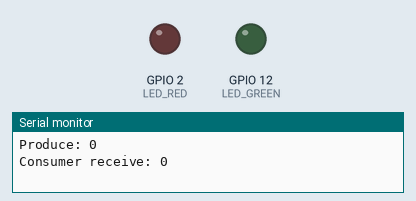
Bench run of a program on a simulated ESP32. Parts: output pins drawn as LEDs (lit = HIGH), the last lines printed to the serial monitor.

Above: at 0.3 s.
At 6.35 s:
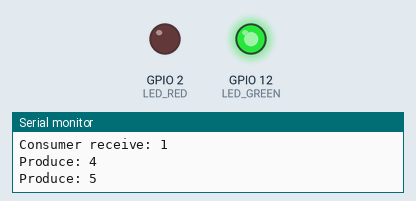
At 38.4 s:
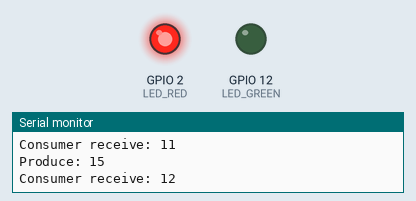
Timing chart, 0 to 39.9 s (numbered marks = the images above):
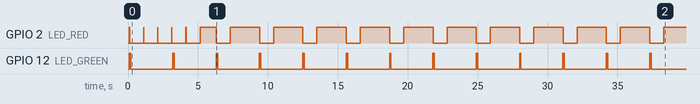

The program:

main.cpp
```cpp
#include <Arduino.h>
#include "device.h"

void taskTrigger(void* arg);
void taskProcess(void* arg);
QueueHandle_t queue;

void setup() {
  Serial.begin(115200);
  delay(100);
  pinMode(LED_BUILTIN, OUTPUT);
  pinMode(LED_RED, OUTPUT);
  pinMode(LED_GREEN, OUTPUT);

  queue = xQueueCreate(3, sizeof(int));
  xTaskCreatePinnedToCore(taskTrigger, "taskProducer", configMINIMAL_STACK_SIZE+1024, NULL, 2, NULL, 0);
  xTaskCreatePinnedToCore(taskProcess, "taskConsumer", configMINIMAL_STACK_SIZE+1024, NULL, 1, NULL, 1);
}

void loop() {
  vTaskDelay(0);
}

void taskTrigger(void* arg)
{
    int nValue = 0;
    while (1)
    {
        digitalWrite(LED_RED, LED_ON);
        xQueueSend(queue, &nValue, portMAX_DELAY);
        printf("Produce: %d\n", nValue);
        fflush(stdout);
        nValue++;
        vTaskDelay(10/portTICK_RATE_MS);
        digitalWrite(LED_RED, LED_OFF);
        vTaskDelay(1000/portTICK_RATE_MS);
    }
}

void taskProcess(void* arg)
{
    while (1)
    {
        int nValue;
        xQueueReceive(queue, &nValue, portMAX_DELAY);
        digitalWrite(LED_GREEN, LED_ON);
        vTaskDelay(100/portTICK_RATE_MS);
        printf("Consumer receive: %d\n", nValue);
        fflush(stdout);
        digitalWrite(LED_GREEN, LED_OFF);
        vTaskDelay(3000/portTICK_RATE_MS);
    }
}
```

device.h
```cpp
#if defined(ESP8266)
  #define PIN_SW     D5
  #define PIN_SCL    D1
  #define PIN_SDA    D2
  #define PIN_DHT    D3
  #define PIN_SW     D5
  #define LED_GREEN  D6
  #define LED_YELLOW D7
  #define LED_RED    D8
#elif defined(ESP32)
  #if !defined(LED_BUILTIN) // ESP32Cam
    #define LED_BUILTIN 33
  #endif
  #define LED_FLASH   4
  #define LED_RED     2
  // #define LED_YELLOW 12
  #define LED_GREEN  12
  #define PIN_SW      0
  #define PIN_DHT    13 // pin 2, 12: program failed, 16: dht read error
  #define PIN_SDA    14
  #define PIN_SCL    15
#endif

#define LED_BUILTIN_ON  0
#define LED_BUILTIN_OFF 1

#define LED_ON  1
#define LED_OFF 0
```

Measured:
- by itself, GPIO 2 (LED_RED): goes 5 × (HIGH 0.01 s, LOW 1.0 s), HIGH 1.2 s, 10 × (LOW 1.0 s, HIGH 2.1 s), LOW 1.0 s, then HIGH
- by itself, GPIO 12 (LED_GREEN): alternates HIGH for 0.10 s and LOW for 3.0 s
